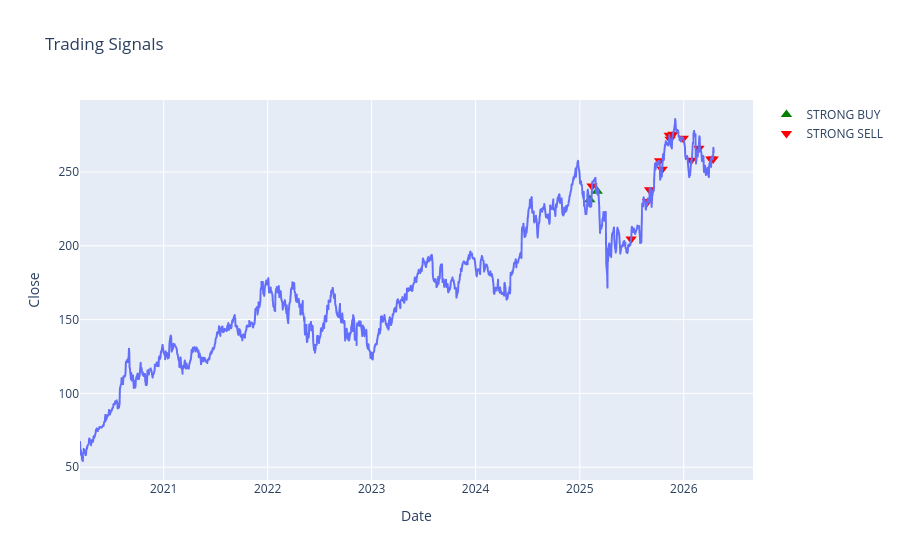

The cell this chart's notebook holds for it:
### Code cell
buy = data[data['Final_Signal'] == 'STRONG BUY']
sell = data[data['Final_Signal'] == 'STRONG SELL']

fig = px.line(data, x=data.index, y='Close', title='Trading Signals')
fig.add_scatter(x=buy.index, y=buy['Close'], mode='markers', 
                marker=dict(symbol='triangle-up', size=10, color='green'), 
                name='STRONG BUY')
fig.add_scatter(x=sell.index, y=sell['Close'], mode='markers', 
                marker=dict(symbol='triangle-down', size=10, color='red'), 
                name='STRONG SELL')
fig.show()

### Figure 1 — Plotly figure (JSON) as saved in the notebook; plotly's stock layout.template omitted (floating-point values rounded to 4 significant figures; data arrays with more than 128 entries replaced by an {"elided": "..."} marker saying what was removed)
{"data": [{"hovertemplate": "Date=%{x}<br>Close=%{y}<extra></extra>", "legendgroup": "", "line": {"color": "#636efa", "dash": "solid"}, "marker": {"symbol": "circle"}, "mode": "lines", "name": "", "showlegend": false, "type": "scattergl", "x": {"elided": "1531 str values"}, "xaxis": "x", "y": {"elided": "1531 float values"}, "yaxis": "y"}, {"marker": {"color": "green", "size": 10, "symbol": "triangle-up"}, "mode": "markers", "name": "STRONG BUY", "type": "scatter", "x": ["2025-02-05T00:00:00", "2025-03-03T00:00:00"], "y": [231.2, 237.0]}, {"marker": {"color": "red", "size": 10, "symbol": "triangle-down"}, "mode": "markers", "name": "STRONG SELL", "type": "scatter", "x": ["2025-02-13T00:00:00", "2025-06-30T00:00:00", "2025-08-27T00:00:00", "2025-09-03T00:00:00", "2025-10-08T00:00:00", "2025-10-17T00:00:00", "2025-11-11T00:00:00", "2025-11-14T00:00:00", "2025-11-24T00:00:00", "2025-12-30T00:00:00", "2026-01-27T00:00:00", "2026-02-23T00:00:00", "2026-04-06T00:00:00", "2026-04-14T00:00:00"], "y": [240.5, 204.5, 230.1, 238.0, 257.6, 251.8, 275.0, 272.2, 275.7, 272.8, 258.0, 266.2, 258.9, 258.8]}], "layout": {"legend": {"tracegroupgap": 0}, "title": {"text": "Trading Signals"}, "xaxis": {"anchor": "y", "domain": [0, 1], "title": {"text": "Date"}}, "yaxis": {"anchor": "x", "domain": [0, 1], "title": {"text": "Close"}}}}
